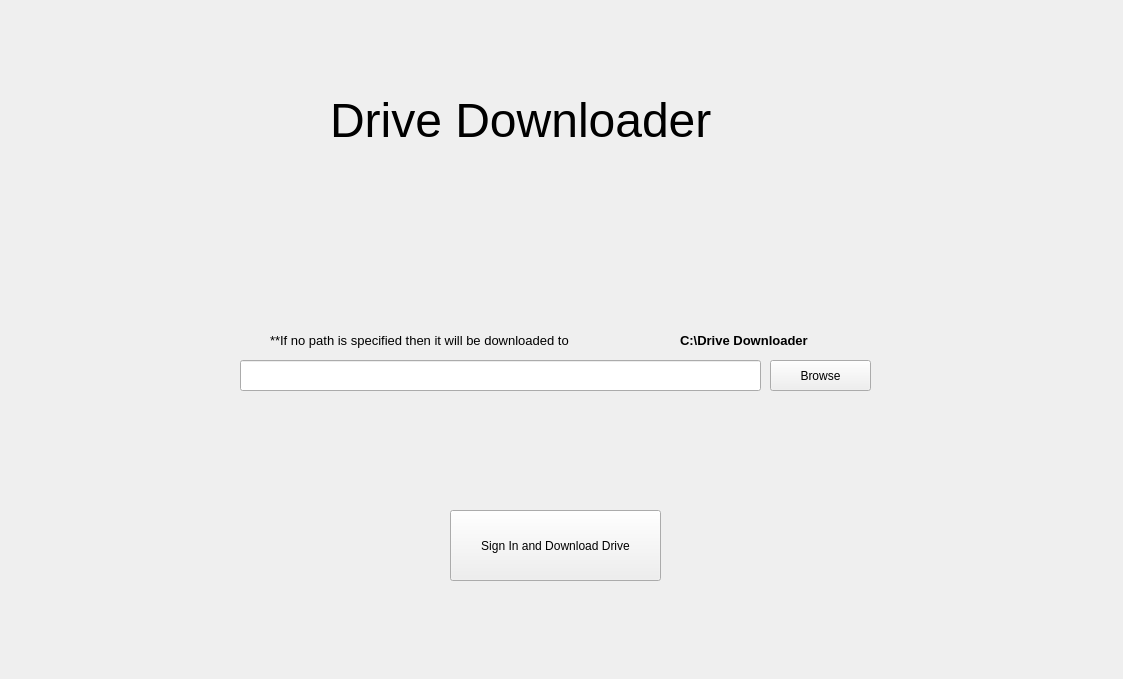
<?xml version="1.0" encoding="UTF-8"?>
<ui version="4.0">
 <class>Form</class>
 <widget class="QWidget" name="Form">
  <property name="geometry">
   <rect>
    <x>0</x>
    <y>0</y>
    <width>1123</width>
    <height>679</height>
   </rect>
  </property>
  <property name="windowTitle">
   <string>Form</string>
  </property>
  <widget class="QLabel" name="label">
   <property name="geometry">
    <rect>
     <x>330</x>
     <y>80</y>
     <width>481</width>
     <height>81</height>
    </rect>
   </property>
   <property name="sizePolicy">
    <sizepolicy hsizetype="Minimum" vsizetype="Minimum">
     <horstretch>0</horstretch>
     <verstretch>0</verstretch>
    </sizepolicy>
   </property>
   <property name="font">
    <font>
     <pointsize>36</pointsize>
    </font>
   </property>
   <property name="text">
    <string>Drive Downloader</string>
   </property>
  </widget>
  <widget class="QPushButton" name="browse">
   <property name="geometry">
    <rect>
     <x>770</x>
     <y>360</y>
     <width>101</width>
     <height>31</height>
    </rect>
   </property>
   <property name="text">
    <string>Browse</string>
   </property>
  </widget>
  <widget class="QPushButton" name="download">
   <property name="geometry">
    <rect>
     <x>450</x>
     <y>510</y>
     <width>211</width>
     <height>71</height>
    </rect>
   </property>
   <property name="font">
    <font>
     <pointsize>9</pointsize>
    </font>
   </property>
   <property name="text">
    <string>Sign In and Download Drive</string>
   </property>
  </widget>
  <widget class="QLineEdit" name="folderPath">
   <property name="geometry">
    <rect>
     <x>240</x>
     <y>360</y>
     <width>521</width>
     <height>31</height>
    </rect>
   </property>
  </widget>
  <widget class="QLabel" name="label_2">
   <property name="geometry">
    <rect>
     <x>270</x>
     <y>330</y>
     <width>441</width>
     <height>21</height>
    </rect>
   </property>
   <property name="font">
    <font>
     <pointsize>10</pointsize>
    </font>
   </property>
   <property name="text">
    <string>**If no path is specified then it will be downloaded to</string>
   </property>
  </widget>
  <widget class="QLabel" name="label_3">
   <property name="geometry">
    <rect>
     <x>680</x>
     <y>330</y>
     <width>191</width>
     <height>21</height>
    </rect>
   </property>
   <property name="font">
    <font>
     <pointsize>10</pointsize>
     <weight>75</weight>
     <bold>true</bold>
    </font>
   </property>
   <property name="text">
    <string>C:\Drive Downloader</string>
   </property>
  </widget>
 </widget>
 <resources/>
 <connections/>
</ui>
